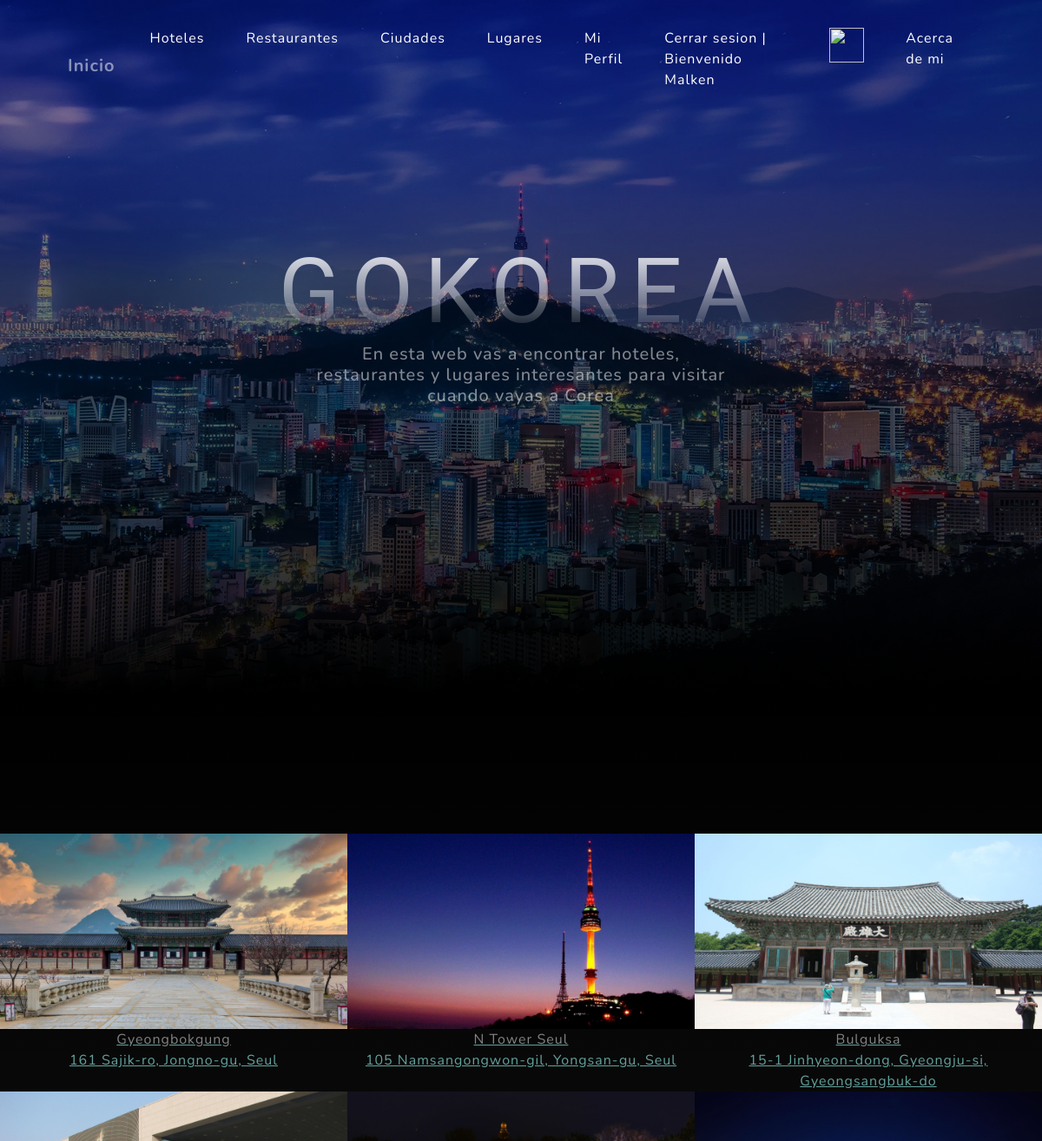
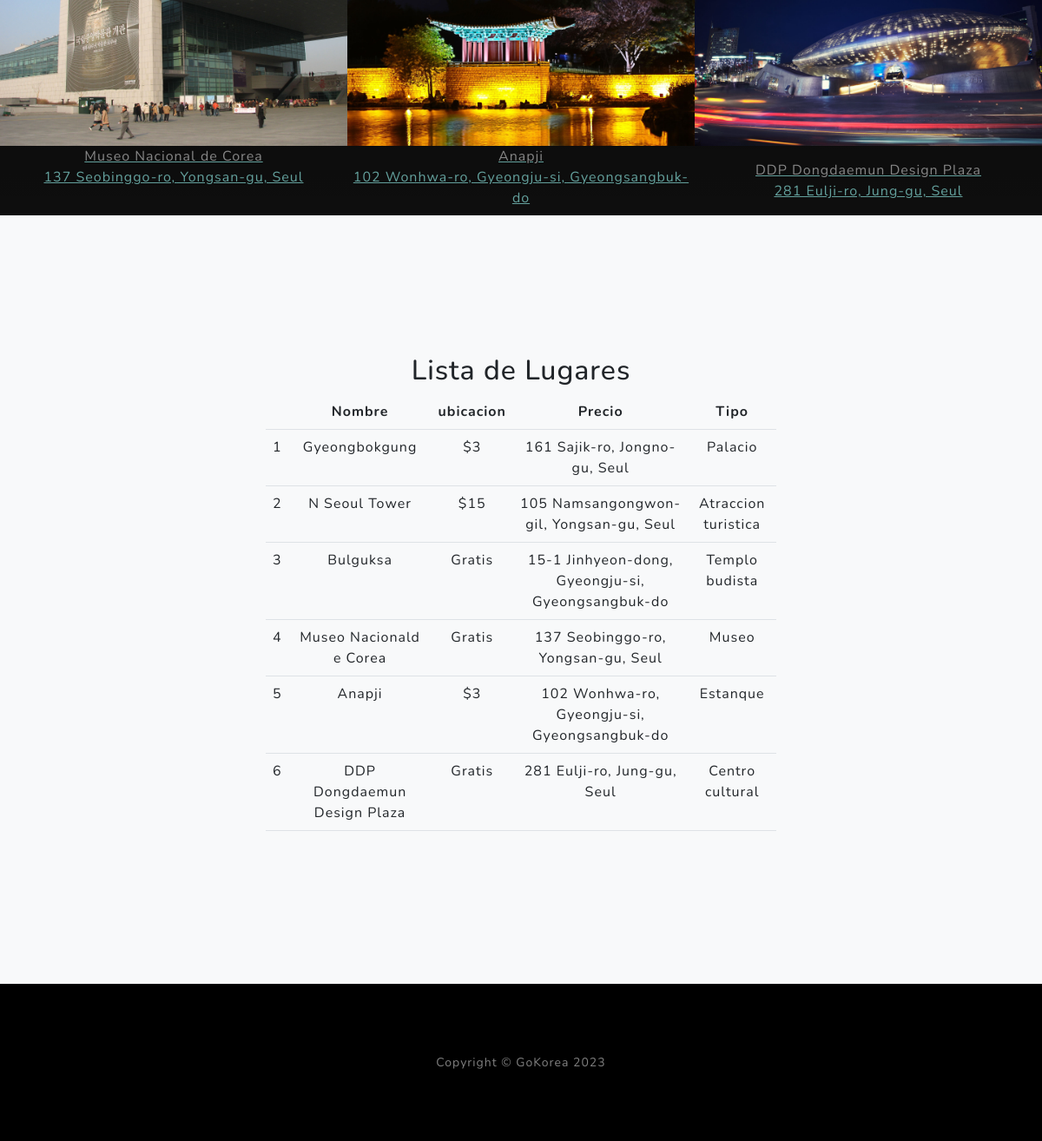
Page /app/lugares/ (signed in) on the committed database (2 pictures, top to bottom).
### app/models.py (models this page shows, shortened)
class Lugar(models.Model):
    nombre = models.CharField(max_length=50)
    ubicacion = models.CharField(max_length=50)
    precioEntrada = models.CharField(max_length=50)
    tipo = models.CharField(max_length=50)

### app/views.py (the view)
# urls.py: path('lugares/', LugarList.as_view(), name="lugares"),
class LugarList(LoginRequiredMixin, ListView):
    model = Lugar

### app/templates/app/lugar_list.html (shortened to what this page needs)
{% extends 'app/index.html' %}
{% load static %}
{% block cuerpo %}
<section class="about-section text-center" id="cuerpo">
<div id="portfolio">
    <div class="container-fluid p-0">
        <div class="row g-0">
            <div class="col-lg-4 col-sm-6">
                <a class="portfolio-box" href="https://www.google.com/maps/place/Gyeongbokgung/@37.579617,126.977041,15z/data=!4m6!3m5!1s0x357ca2c74aeddea1:0x8b3046532cc715f6!8m2!3d37.579617!4d126.977041!16zL20vMDJ2M3Q2?entry=ttu" title="Gyeongbokgung">
                    <img class="img-fluid" src="{% static 'app/assets/img/gyeongbokgung.jpg' %}" alt="..." />
                    <div class="portfolio-box-caption">
                        <div class="project-category text-white-50">Gyeongbokgung</div>
                        <div class="project-name">161 Sajik-ro, Jongno-gu, Seul</div>
                    </div>
                </a>
            </div>
            <div class="col-lg-4 col-sm-6">
                <a class="portfolio-box" href="https://www.google.com/maps/place/N+Seoul+Tower/@37.5511694,126.9882266,15z/data=!4m2!3m1!1s0x0:0x5cf8577c2e7982a5?sa=X&ved=2ahUKEwjXuM7N3dmAAxUluJUCHc0WDX4Q_BJ6BAhtEAA&ved=2ahUKEwjXuM7N3dmAAxUluJUCHc0WDX4Q_BJ6BQiSARAI" title="N Tower">
                    <img class="img-fluid" src="{% static 'app/assets/img/ntower.jpg' %}" alt="..." />
                    <div class="portfolio-box-caption">
                        <div class="project-category text-white-50">N Tower Seul</div>
                        <div class="project-name">105 Namsangongwon-gil, Yongsan-gu, Seul</div>
                    </div>
                </a>
            </div>
            <div class="col-lg-4 col-sm-6">
                <a class="portfolio-box" href="https://www.google.com/maps/place/Bulguksa/@35.7900971,129.3320924,15z/data=!4m6!3m5!1s0x3567b2da6c9f0c43:0xac9baff9c9df57df!8m2!3d35.7900971!4d129.3320924!16zL20vMDF6enFj?entry=ttu" title="Bulguksa">
                    <img class="img-fluid" src="{% static 'app/assets/img/bulguksa.jpg' %}" alt="..." />
                    <div class="portfolio-box-caption">
                        <div class="project-category text-white-50">Bulguksa</div>
                        <div class="project-name">15-1 Jinhyeon-dong, Gyeongju-si, Gyeongsangbuk-do</div>
                    </div>
                </a>
            </div>
            <div class="col-lg-4 col-sm-6">
                <a class="portfolio-box" href="https://www.google.com/maps/place/Museo+Nacional+de+Corea/@37.5238506,126.9804702,15z/data=!4m2!3m1!1s0x0:0x616286c7a66e50e7?sa=X&ved=2ahUKEwj_p6K839mAAxUuqpUCHb5OAA8Q_BJ6BAhkEAA&ved=2ahUKEwj_p6K839mAAxUuqpUCHb5OAA8Q_BJ6BAh8EAg" title="Museo Nacional de Corea">
                    <img class="img-fluid" src="{% static 'app/assets/img/museonacional.jpg' %}" alt="..." />
                    <div class="portfolio-box-caption">
                        <div class="project-category text-white-50">Museo Nacional de Corea</div>
                        <div class="project-name">137 Seobinggo-ro, Yongsan-gu, Seul</div>
                    </div>
                </a>
            </div>
            <div class="col-lg-4 col-sm-6">
                <a class="portfolio-box" href="https://www.google.com/maps/place/Anapji/@35.8341593,129.2265835,15z/data=!4m2!3m1!1s0x0:0xddcee3b6f0c789fd?sa=X&ved=2ahUKEwiElLix4dmAAxUaCLkGHQLuClcQ_BJ6BAhKEAA&ved=2ahUKEwiElLix4dmAAxUaCLkGHQLuClcQ_BJ6BAhkEAg" title="Anapji">
                    <img class="img-fluid" src="{% static 'app/assets/img/anapji.jpg' %}" alt="..." />
                    <div class="portfolio-box-caption">
                        <div class="project-category text-white-50">Anapji</div>
                        <div class="project-name">102 Wonhwa-ro, Gyeongju-si, Gyeongsangbuk-do</div>
                    </div>
                </a>
            </div>
            <div class="col-lg-4 col-sm-6">
                <a class="portfolio-box" href="https://www.google.com/maps/place/DDP+%E2%94%82+Dongdaemun+Design+Plaza/@37.5665256,127.0092236,15z/data=!4m2!3m1!1s0x0:0x5c22a91dab450bdc?sa=X&ved=2ahUKEwinxIjI5NmAAxXOpJUCHc0OBQoQ_BJ6BAhUEAA&ved=2ahUKEwinxIjI5NmAAxXOpJUCHc0OBQoQ_BJ6BAhzEAg" title="DDP">
                    <img class="img-fluid" src="{% static 'app/assets/img/ddp.jpg' %}" alt="..." />
                    <div class="portfolio-box-caption p-3">
                        <div class="project-category text-white-50">DDP Dongdaemun Design Plaza</div>
                        <div class="project-name">281 Eulji-ro, Jung-gu, Seul</div>
                    </div>
                </a>
            </div>
        </div>
    </div>
</div>
<section class="projects-section bg-light" id="projects">
    <div class="row justify-content-center">
        <div class="col-lg-6">
            <h2>Lista de Lugares</h2>
            <table class="table">
                <thead>
                    <tr>
                        <th></th>
                        <th>Nombre</th>
                        <th>ubicacion</th>
                        <th>Precio</th>
                        <th>Tipo</th>
                    </tr>
                </thead>
                <tbody>
                {% for lugar in lugar_list %}
                    <tr>
                        <td>{{ lugar.id }}</td>
                        <td>{{ lugar.nombre }}</td>
                        <td>{{ lugar.precioEntrada }}</td>
                        <td>{{ lugar.ubicacion }}</td>
                        <td>{{ lugar.tipo }}</td>
                    </tr>
                {% endfor %}
                </tbody>
            </table>
        </div>
</section>
{% endblock cuerpo %}

### app/templates/app/index.html (shortened to what this page needs)
<!DOCTYPE html>
<html lang="en">
    <head>
        {% load static %}
        <link href="{% static 'app/css/styles.css' %}" rel="stylesheet" />
    </head>
    <body id="page-top">
        <nav class="navbar navbar-expand-lg navbar-light fixed-top" id="mainNav">
            <div class="container px-4 px-lg-5">
                <a class="navbar-brand" href="{% url 'index' %}">Inicio</a>
                <div class="collapse navbar-collapse" id="navbarResponsive">
                    <ul class="navbar-nav ms-auto">
                        {% if user.is_authenticated %}
                            <li class="nav-item"><a class="nav-link" href="{% url 'hoteles' %}"><p style="color: white">Hoteles</p></a></li>
                            <li class="nav-item"><a class="nav-link" href="{% url 'restaurantes' %}"><p style="color: white">Restaurantes</p></a></li>
                            <li class="nav-item"><a class="nav-link" href="{% url 'ciudades' %}"><p style="color: white">Ciudades</p></a></li>
                            <li class="nav-item"><a class="nav-link" href="{% url 'lugares' %}"><p style="color: white">Lugares</p></a></li>
                            <li class="nav-item"><a class="nav-link" href="{% url 'editar_usuario' %}"><p style="color: white">Mi Perfil</p></a></li>
                            <li class="nav-item"><a class="nav-link" href="{% url 'logout' %}"><p style="color: white">Cerrar sesion | Bienvenido {{user.username}}</p></a></li>
                            <div>
                                <li class="nav-item"><a class="nav-link" href="{% url 'editar_avatar' %}"><img src="{{ request.session.avatar }}" height="40px" width="40px"></a></li>
                            </div>
                        {% else %}
                            <li class="nav-item"><a class="nav-link" href="{% url 'login' %}">Iniciar sesión</a></li>
                            <li class="nav-item"><a class="nav-link" href="{% url 'registro' %}">Registrarse</a></li>
                        {% endif %}
                        <li class="nav-item"><a class="nav-link" href="{% url 'acerca_de_mi' %}"><p style="color: white">Acerca de mi</p></a></li>
                    </ul>
                </div>
            </div>
        </nav>
        <header class="masthead">
            <div class="container px-4 px-lg-5 d-flex h-100 align-items-center justify-content-center">
                <div class="d-flex justify-content-center">
                    <div class="text-center">
                        <h1 class="mx-auto my-0 text-uppercase">GoKorea</h1>
                        <h2 class="text-white-50 mx-auto mt-2 mb-5">En esta web vas a encontrar hoteles, restaurantes y lugares interesantes para visitar cuando vayas a Corea</h2>
                    </div>
                </div>
            </div>
        </header>
            {% block cuerpo %}
            {% endblock cuerpo %}
        <footer class="footer bg-black small text-center text-white-50"><div class="container px-4 px-lg-5">Copyright &copy; GoKorea 2023</div></footer>
    </body>
</html>

### rows in the picture
Lugar: id "1", nombre "Gyeongbokgung", precioEntrada "$3", ubicacion "161 Sajik-ro, Jongno-gu, Seul", tipo "Palacio"
Lugar: id "2", nombre "N Seoul Tower", precioEntrada "$15", ubicacion "105 Namsangongwon-gil, Yongsan-gu, Seul", tipo "Atraccion turistica"
Lugar: id "3", nombre "Bulguksa", precioEntrada "Gratis", ubicacion "15-1 Jinhyeon-dong, Gyeongju-si, Gyeongsangbuk-do", tipo "Templo budista"
Lugar: id "4", nombre "Museo Nacionald e Corea", precioEntrada "Gratis", ubicacion "137 Seobinggo-ro, Yongsan-gu, Seul", tipo "Museo"
Lugar: id "5", nombre "Anapji", precioEntrada "$3", ubicacion "102 Wonhwa-ro, Gyeongju-si, Gyeongsangbuk-do", tipo "Estanque"
Lugar: id "6", nombre "DDP Dongdaemun Design Plaza", precioEntrada "Gratis", ubicacion "281 Eulji-ro, Jung-gu, Seul", tipo "Centro cultural"

### other values in the picture
{{ user.username }} "Malken"
